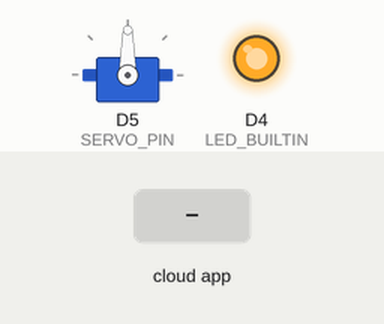
A sketch run on a simulated ESP8266 (NodeMCU). On the bench: servo, output pins drawn as LEDs (lit = HIGH, except the on-board LED, lit = LOW). The inputs (shaded band) are chosen by the test bench. WiFi joins after 1.5 s; servers stay silent unless stated; the Firebase database answers and starts empty; what the sketch prints to the serial monitor is not drawn.

Above: at 0.1 s.
At 3.7 s:
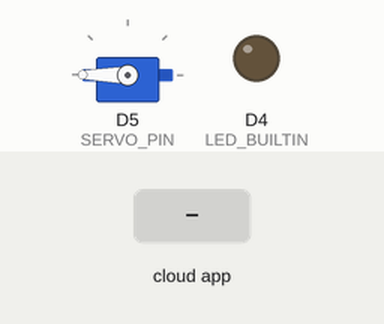
3.8 s: the phone or cloud app sets Door to Open
At 6.2 s:
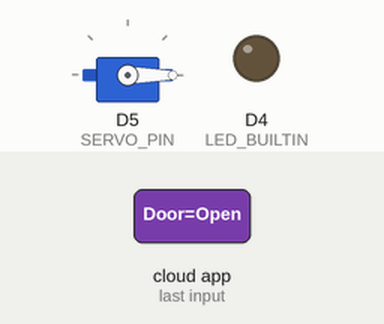
Timing chart, 0 to 7.7 s (numbered marks = the images above; inputs shaded):
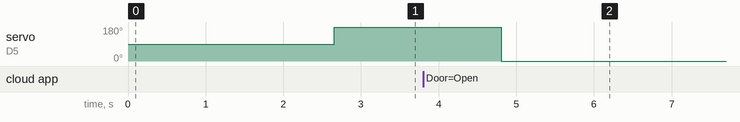

Measured:
- after the input at 3.8 s, servo on D5 (SERVO_PIN): 180° → 0° after 1.0 s

The sketch:

door_code.ino
```cpp
/*
  Alert System for Epileptic Seizures — NodeMCU Door Unlock Controller
  Board: NodeMCU (ESP8266)

  Polls the "Door" field in Firebase Realtime Database and drives a
  servo motor to lock/unlock a door accordingly. The "Door" field is
  set to "Open" by the ESP-01 relay when a seizure is detected.

  IMPORTANT: your Firebase project's ".read" and ".write" rules must be
  set to "true" for the MCU to reach the database. See:
  https://github.com/Rupakpoddar/ESP8266Firebase

*/

#include <ESP8266Firebase.h>
#include <ESP8266WiFi.h>
#include <Servo.h>

// ---------------------------------------------------------------------
// Configuration
// ---------------------------------------------------------------------
#define WIFI_SSID     "YOUR_WIFI_SSID"
#define WIFI_PASSWORD "YOUR_WIFI_PASSWORD"
#define FIREBASE_REFERENCE_URL "https://YOUR_PROJECT-default-rtdb.firebaseio.com/"

const int SERVO_PIN = D5;
const int SERVO_ANGLE_OPEN  = 0;
const int SERVO_ANGLE_CLOSE = 180;
const unsigned long POLL_INTERVAL_MS = 2000;

// ---------------------------------------------------------------------
// Globals
// ---------------------------------------------------------------------
Servo doorServo;
Firebase firebase(FIREBASE_REFERENCE_URL);

// ---------------------------------------------------------------------
// Setup
// ---------------------------------------------------------------------
void setup() {
  Serial.begin(115200);
  doorServo.attach(SERVO_PIN);

  pinMode(LED_BUILTIN, OUTPUT);
  digitalWrite(LED_BUILTIN, LOW);

  connectToWiFi();

  digitalWrite(LED_BUILTIN, HIGH);
}

// ---------------------------------------------------------------------
// Main loop
// ---------------------------------------------------------------------
void loop() {
  String doorState = firebase.getString("Door");
  Serial.print("Door state: ");
  Serial.println(doorState);

  if (doorState == "Open") {
    doorServo.write(SERVO_ANGLE_OPEN);
    Serial.println("Door open");
  } else {
    doorServo.write(SERVO_ANGLE_CLOSE);
    Serial.println("Door closed");
  }

  delay(POLL_INTERVAL_MS);
}

// ---------------------------------------------------------------------
// WiFi connection
// ---------------------------------------------------------------------
void connectToWiFi() {
  WiFi.mode(WIFI_STA);
  WiFi.disconnect();
  delay(1000);

  Serial.println();
  Serial.print("Connecting to: ");
  Serial.println(WIFI_SSID);
  WiFi.begin(WIFI_SSID, WIFI_PASSWORD);

  while (WiFi.status() != WL_CONNECTED) {
    delay(500);
    Serial.print("-");
  }

  Serial.println();
  Serial.println("WiFi connected");
  Serial.print("IP address: http://");
  Serial.print(WiFi.localIP());
  Serial.println("/");
}
```
